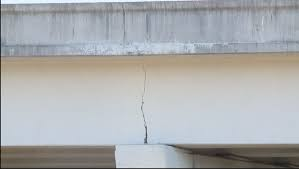
#> input picture crack2.jpg, 299 x 169 px, found by its file name
$ python 'crack detection.py'   (older library calls are emulated)
#> lines starting #> are read from the running program, lines starting #| are printed output that depends on the picture; after the words box and inside, x2 and y2 are one past the last pixel; in counts of white or black regions, pixels touching at a corner belong together
import cv2
import math
import numpy as np
import scipy.ndimage

def orientated_non_max_suppression(mag, ang):
    ang_quant = np.round(ang / (np.pi/4)) % 4
    winE = np.array([[0, 0, 0],[1, 1, 1], [0, 0, 0]])
    winSE = np.array([[1, 0, 0], [0, 1, 0], [0, 0, 1]])
    winS = np.array([[0, 1, 0], [0, 1, 0], [0, 1, 0]])
    winSW = np.array([[0, 0, 1], [0, 1, 0], [1, 0, 0]])

    magE = non_max_suppression(mag, winE)
    magSE = non_max_suppression(mag, winSE)
    magS = non_max_suppression(mag, winS)
    magSW = non_max_suppression(mag, winSW)

    mag[ang_quant == 0] = magE[ang_quant == 0]
    mag[ang_quant == 1] = magSE[ang_quant == 1]
    mag[ang_quant == 2] = magS[ang_quant == 2]
    mag[ang_quant == 3] = magSW[ang_quant == 3]
    return mag

def non_max_suppression(data, win):
    data_max = scipy.ndimage.filters.maximum_filter(data, footprint=win, mode='constant')
    data_max[data != data_max] = 0
    return data_max

# start calulcation
gray_image = cv2.imread(r'C:\Users\SOOSAI\Downloads\crack2.jpg', 0)
#> gray_image: shape (169, 299); min 19, max 251, mean 173

with_nmsup = True #apply non-maximal suppression
fudgefactor = 1.3 #with this threshold you can play a little bit
sigma = 21 #for Gaussian Kernel
kernel = 2*math.ceil(2*sigma)+1 #Kernel size

gray_image = gray_image/255.0
blur = cv2.GaussianBlur(gray_image, (kernel, kernel), sigma)
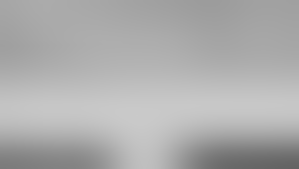
#> blur: shape (169, 299) float64; min 0.391, max 0.792, mean 0.68
gray_image = cv2.subtract(gray_image, blur)

# compute sobel response
sobelx = cv2.Sobel(gray_image, cv2.CV_64F, 1, 0, ksize=3)
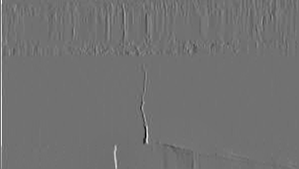
#> sobelx: shape (169, 299) float64; min -2.02, max 2.51, mean 0.00544; drawn with min black and max white
sobely = cv2.Sobel(gray_image, cv2.CV_64F, 0, 1, ksize=3)
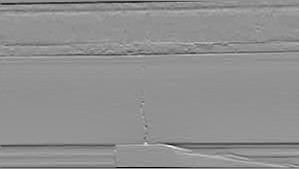
#> sobely: shape (169, 299) float64; min -2.21, max 1.67, mean -0.0168; drawn with min black and max white
mag = np.hypot(sobelx, sobely)
ang = np.arctan2(sobely, sobelx)
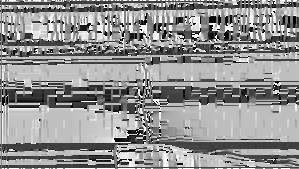
#> ang: shape (169, 299) float64; min -3.14, max 3.14, mean 0.443; drawn with min black and max white

# threshold
threshold = 4 * fudgefactor * np.mean(mag)
#> threshold = 0.659
mag[mag < threshold] = 0

#either get edges directly
if with_nmsup is False:
    mag = cv2.normalize(mag, 0, 255, cv2.NORM_MINMAX)
    kernel = np.ones((5,5),np.uint8)
    result = cv2.morphologyEx(mag, cv2.MORPH_CLOSE, kernel)
    cv2.imshow('im', result)
    cv2.waitKey()

#or apply a non-maximal suppression
else:

    # non-maximal suppression
    mag = orientated_non_max_suppression(mag, ang)
#> in orientated_non_max_suppression, `ang_quant = np.round(ang / (np.pi/4)) % 4`:
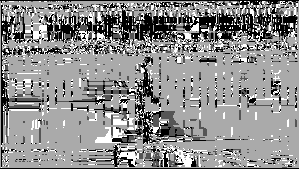
#> ang_quant: shape (169, 299) float64; min 0, max 3, mean 1.67; drawn with min black and max white
#> in non_max_suppression, `data_max[data != data_max] = 0`: data_max: shape (169, 299) float64; min 0, max 2.51, mean 0.0121
#> in non_max_suppression (call 2), `data_max[data != data_max] = 0`: data_max: shape (169, 299) float64; min 0, max 2.51, mean 0.0282
#> in non_max_suppression (call 3), `data_max[data != data_max] = 0`: data_max: shape (169, 299) float64; min 0, max 2.51, mean 0.0218
#> in non_max_suppression (call 4), `data_max[data != data_max] = 0`: data_max: shape (169, 299) float64; min 0, max 2.51, mean 0.0283
#> in orientated_non_max_suppression, `mag[ang_quant == 0] = magE[ang_quant == 0]`: mag: shape (169, 299) float64; min 0, max 2.51, mean 0.0355
#> in orientated_non_max_suppression, `mag[ang_quant == 1] = magSE[ang_quant == 1]`: mag: shape (169, 299) float64; min 0, max 2.51, mean 0.0354
#> in orientated_non_max_suppression, `mag[ang_quant == 3] = magSW[ang_quant == 3]`: mag: shape (169, 299) float64; min 0, max 2.51, mean 0.0285
    # create mask
    mag[mag > 0] = 255
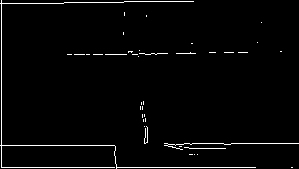
#> mag: shape (169, 299) float64; 2.3% white in thin lines or dots
    mag = mag.astype(np.uint8)
#> mag: shape (169, 299); 2.3% white in thin lines or dots

    kernel = np.ones((5,5),np.uint8)
    result = cv2.morphologyEx(mag, cv2.MORPH_CLOSE, kernel)
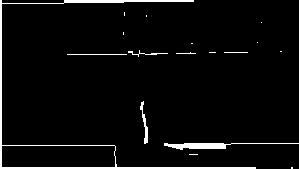
#> result: shape (169, 299); 4.1% white; 17 white regions (10 under 20 px), largest, box (x1, y1, x2, y2) and area: (0, 0, 256, 169) 1365, (164, 143, 299, 150) 400, (140, 101, 148, 144) 118

    cv2.imshow('im', result)
    cv2.waitKey()

$ run again, with crack1.jpg copied over crack2.jpg
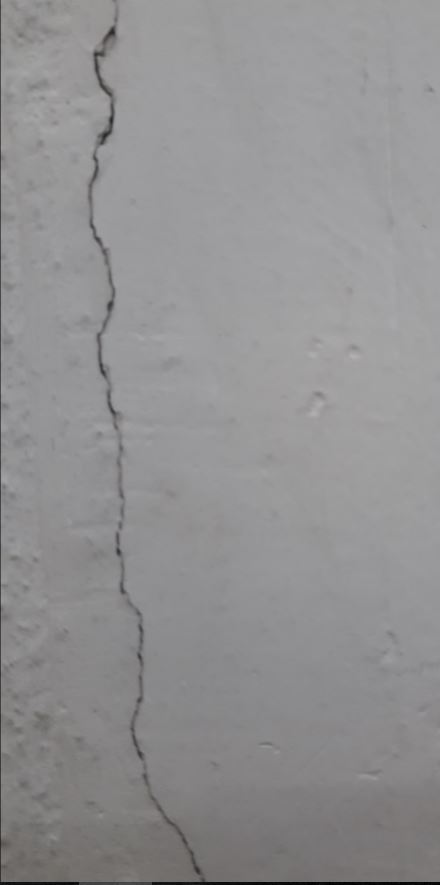
#> input picture crack1.jpg, 440 x 885 px, found by its file name
#> `ang = np.arctan2(sobely, sobelx)`:
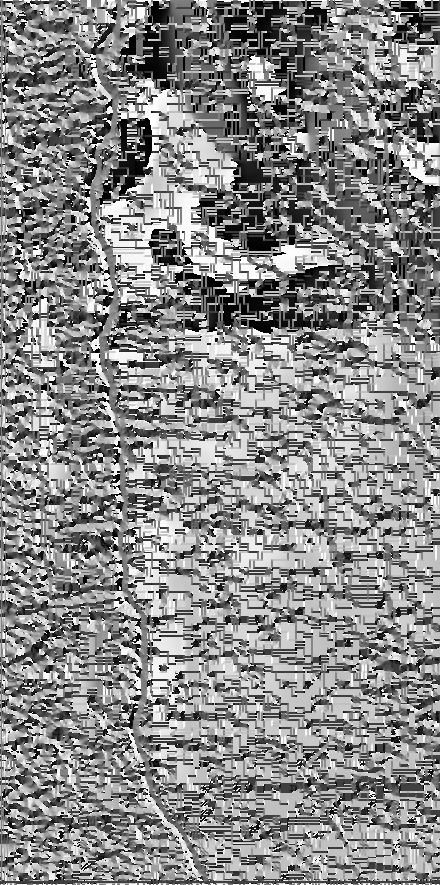
#> ang: shape (885, 440) float64; min -3.14, max 3.14, mean 0.24; drawn with min black and max white
#> threshold = 0.169
#> `result = cv2.morphologyEx(mag, cv2.MORPH_CLOSE, kernel)`:
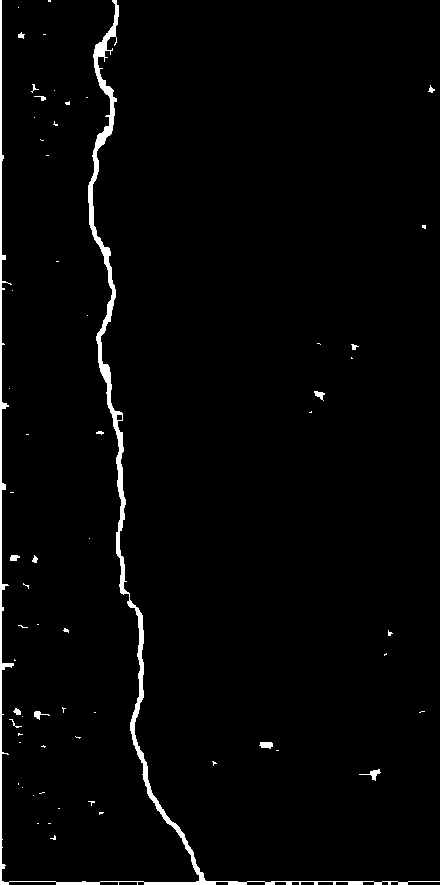
#> result: shape (885, 440); 2.2% white; 63 white regions (48 under 20 px), largest, box (x1, y1, x2, y2) and area: (0, 0, 440, 885) 7730, (359, 769, 381, 781) 81, (259, 742, 273, 749) 76
